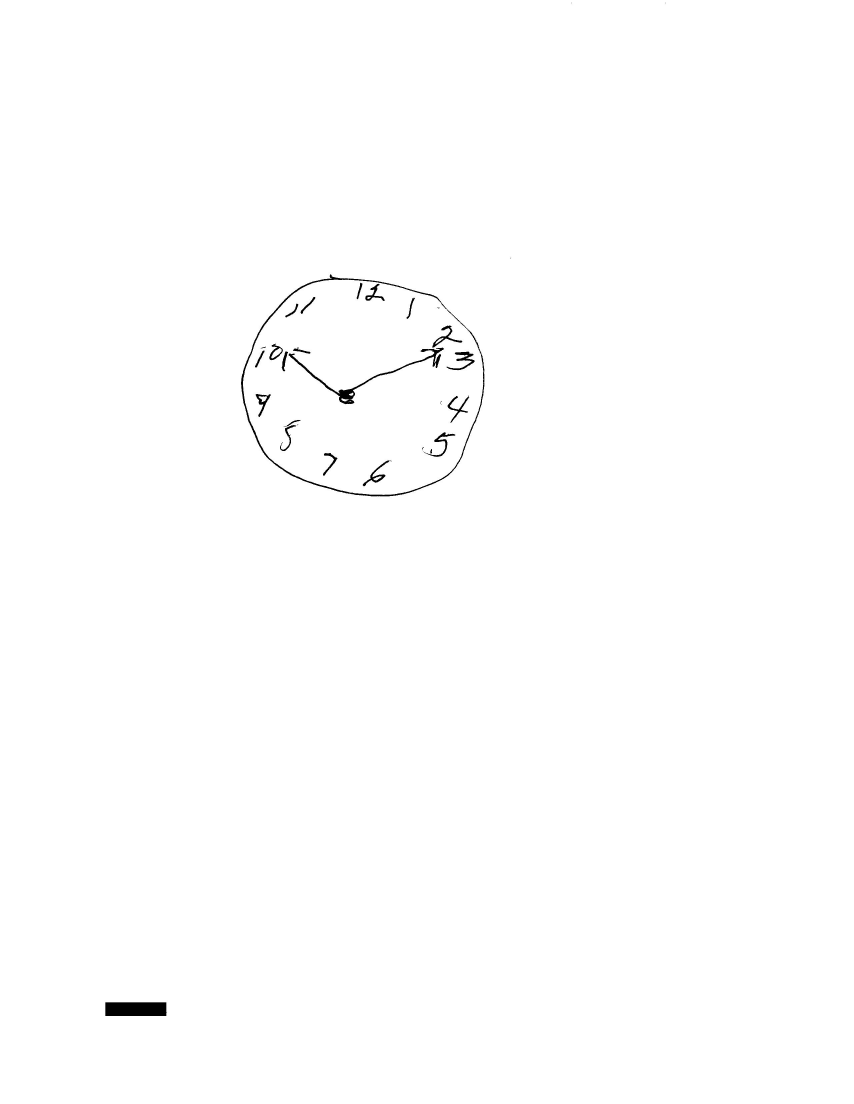
#> input picture backend/dataset/test/R10_10005238_png.rf.675a673beff61dd641b32f8c3d03130c.jpg, 2560 x 3312 px (shown at 1/3 size)
$ python -i preprocess_images.py   (imports and definitions only)
#> lines starting #> are read from the running program, lines starting #| are printed output that depends on the picture; after the words box and inside, x2 and y2 are one past the last pixel; in counts of white or black regions, pixels touching at a corner belong together
import cv2
import numpy as np
import pandas as pd
import os
from tqdm import tqdm  # Para ver la barra de progreso

# 1. Configuración de rutas
ruta_base = r"C:\Users\marco\Desktop\INVESTIGACION\tesis_deterioro_cognitivo\backend\app\controllers\cdt_dataset"
ruta_csv_maestro = os.path.join(ruta_base, "dataset_cdt_maestro.csv")

# Carpeta donde se guardarán las imágenes ya procesadas y limpias
carpeta_salida_img = os.path.join(ruta_base, "imagenes_procesadas_224")
# [4 lines not run here, left out]
# [1 line that did not run here, left out]

# 2. Función Central de Metodología de Preprocesamiento
def procesar_imagen_cdt(ruta_img):
    """
    Aplica la metodología del paper: Grises -> Binarización -> Bounding Box -> Padding -> Resize 224
    """
    # 2.1 Leer en escala de grises
    img = cv2.imread(ruta_img, cv2.IMREAD_GRAYSCALE)
#> img is the input picture: shape (3312, 2560); min 0, max 255, mean 254
    if img is None:
        return None

    # 2.2 Binarización de Otsu (Fondo negro, trazo blanco)
    # THRESH_BINARY_INV hace que el papel blanco sea 0 (negro) y la tinta oscura sea 255 (blanco)
    _, umbral = cv2.threshold(img, 0, 255, cv2.THRESH_BINARY_INV + cv2.THRESH_OTSU)
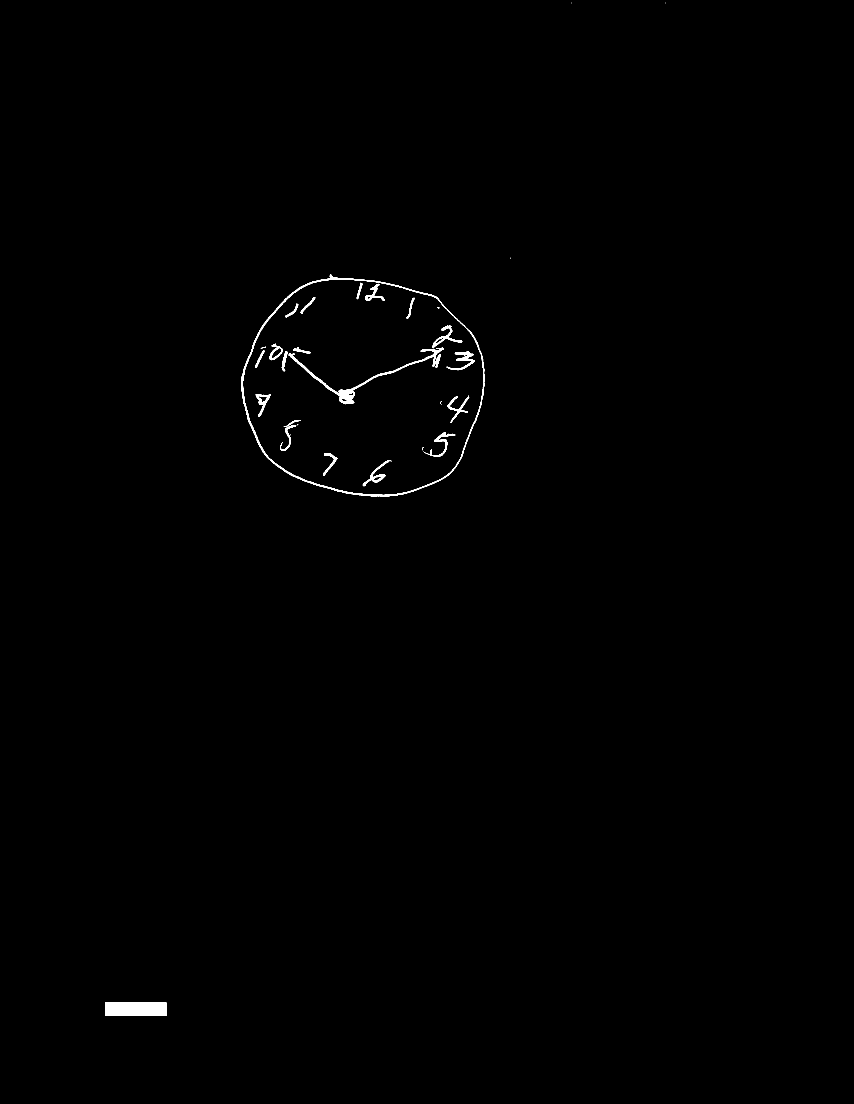
#> umbral: shape (3312, 2560) (shown at 1/3 size); 0.39% white; 30 white regions (7 under 20 px)

    # 2.3 Encontrar contornos para detectar dónde está el dibujo
    contornos, _ = cv2.findContours(umbral, cv2.RETR_EXTERNAL, cv2.CHAIN_APPROX_SIMPLE)
#> contornos = 5 contours, 3 with area under 20; largest, box (x1, y1, x2, y2) and area: (723, 823, 1453, 1489) 378638, (316, 3007, 500, 3048) 7282

    if not contornos:
        # Si la hoja estaba totalmente en blanco (error de escaneo)
        return cv2.resize(img, (224, 224))

    # 2.4 Calcular el "Bounding Box" gigante que encierre TODOS los trazos
    x_min, y_min = img.shape[1], img.shape[0]
#> x_min = 2560; y_min = 3312
    x_max, y_max = 0, 0

    for c in contornos:
        x, y, w, h = cv2.boundingRect(c)
        x_min, y_min = min(x_min, x), min(y_min, y)
        x_max, y_max = max(x_max, x + w), max(y_max, y + h)
#> this loop made 5 passes
#> (c, x, y, w, h, y_min, x_max) on passes 3 to 5: ([[1531, 773], [1531, 775]], 1531, 773, 1, 3, 773, 1532), ([[1995, 8], [1995, 9]], 1995, 8, 1, 2, 8, 1996), ([[1714, 8], [1715, 9]], 1714, 8, 2, 2, 8, 1996)
#> (x, y, w, h, y_min, x_max) on passes 1 to 2: (316, 3007, 184, 41, 3007, 500), (723, 823, 730, 666, 823, 1453)

    # Añadir un pequeño margen (padding) de seguridad de 10 píxeles para no cortar bordes
    margen = 10
    x_min = max(0, x_min - margen)
#> x_min = 306
    y_min = max(0, y_min - margen)
#> y_min = 0
    x_max = min(img.shape[1], x_max + margen)
#> x_max = 2006
    y_max = min(img.shape[0], y_max + margen)
#> y_max = 3058

    # 2.5 Recortar la imagen aislando solo el dibujo
    img_recortada = umbral[y_min:y_max, x_min:x_max]
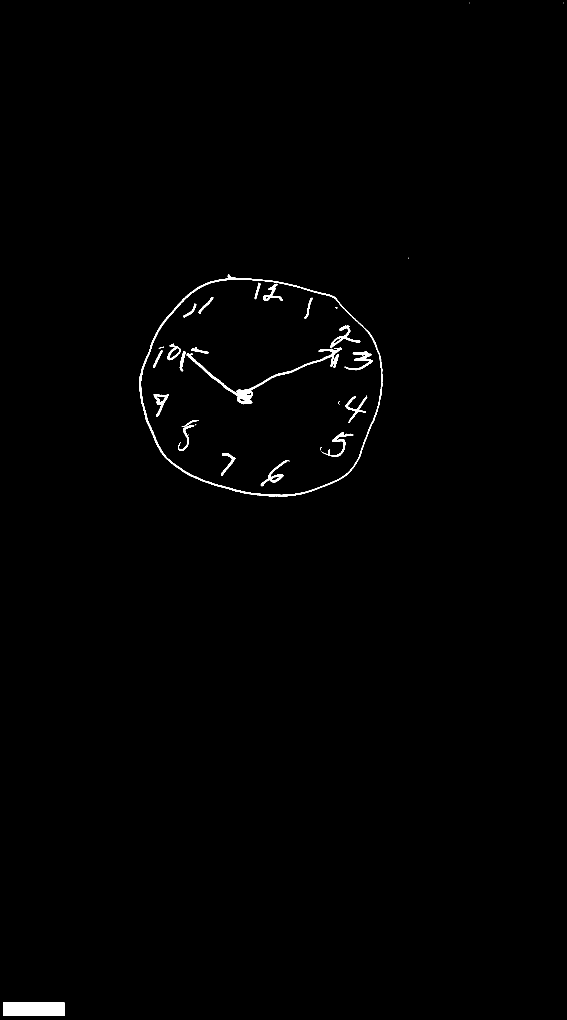
#> img_recortada: shape (3058, 1700) (shown at 1/3 size); 0.64% white; 30 white regions (7 under 20 px), largest, box (x1, y1, x2, y2) and area: (417, 823, 1147, 1489) 8941, (10, 3007, 194, 3048) 7505, (560, 1043, 1025, 1213) 5204

    # 2.6 Hacer la imagen CUADRADA agregando bordes negros (Padding)
    # Esto evita deformar la figura circular del reloj al hacer el resize
    h, w = img_recortada.shape
#> h = 3058; w = 1700
    lado_max = max(h, w)
#> lado_max = 3058

    pad_h = (lado_max - h) // 2
#> pad_h = 0
    pad_w = (lado_max - w) // 2
#> pad_w = 679

    # Creamos un lienzo negro cuadrado y pegamos el reloj en el centro
    img_cuadrada = cv2.copyMakeBorder(img_recortada, pad_h, lado_max - h - pad_h, pad_w, lado_max - w - pad_w, cv2.BORDER_CONSTANT, value=0)
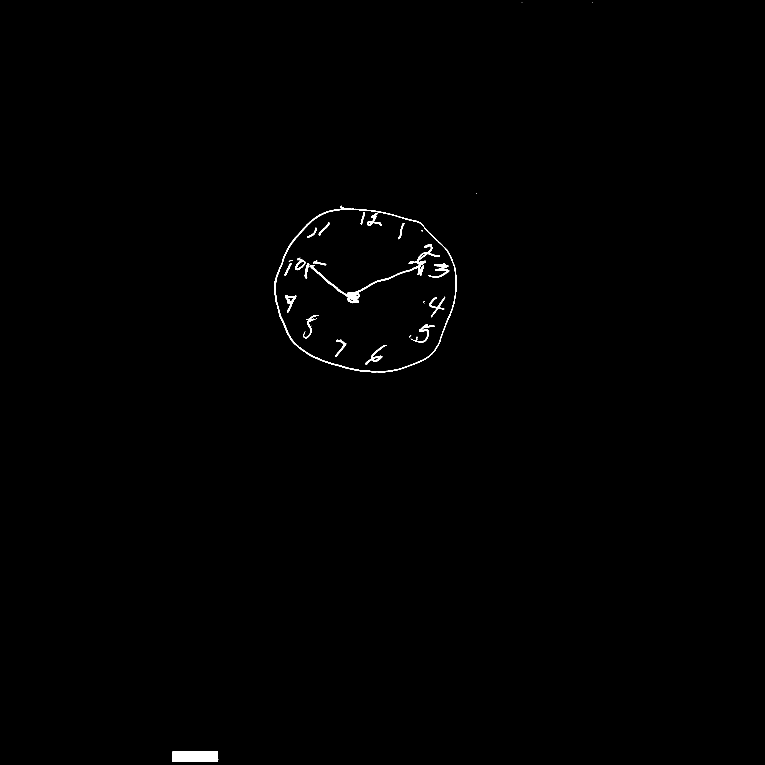
#> img_cuadrada: shape (3058, 3058) (shown at 1/4 size); 0.36% white; 30 white regions (7 under 20 px), largest, box (x1, y1, x2, y2) and area: (1096, 823, 1826, 1489) 8941, (689, 3007, 873, 3048) 7505, (1239, 1043, 1704, 1213) 5204

    # 2.7 Redimensionamiento final para la Red Neuronal
    img_final = cv2.resize(img_cuadrada, (224, 224), interpolation=cv2.INTER_AREA)
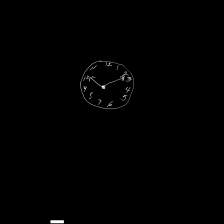
#> img_final: shape (224, 224); min 0, max 255, mean 0.9

    return img_final

# 3. Procesamiento Masivo
nuevas_rutas = []
indices_validos = []

# [24 lines not run here, left out]

# 4. Actualizar el Dataset Maestro
# Nos quedamos solo con los registros de imágenes que sobrevivieron al procesado
# [1 line that did not run here, left out]
# [1 line that did not run here, left out]

ruta_csv_entrenamiento = os.path.join(ruta_base, "dataset_cdt_entrenamiento_224.csv")
# [7 lines not run here, left out]

>>> result = procesar_imagen_cdt('../../dataset/test/R10_10005238_png.rf.675a673beff61dd641b32f8c3d03130c.jpg')

$ run again, on backend/dataset/test/R11_10012042_png.rf.df74565d9ffdf11c2ce5caae989ef06f.jpg
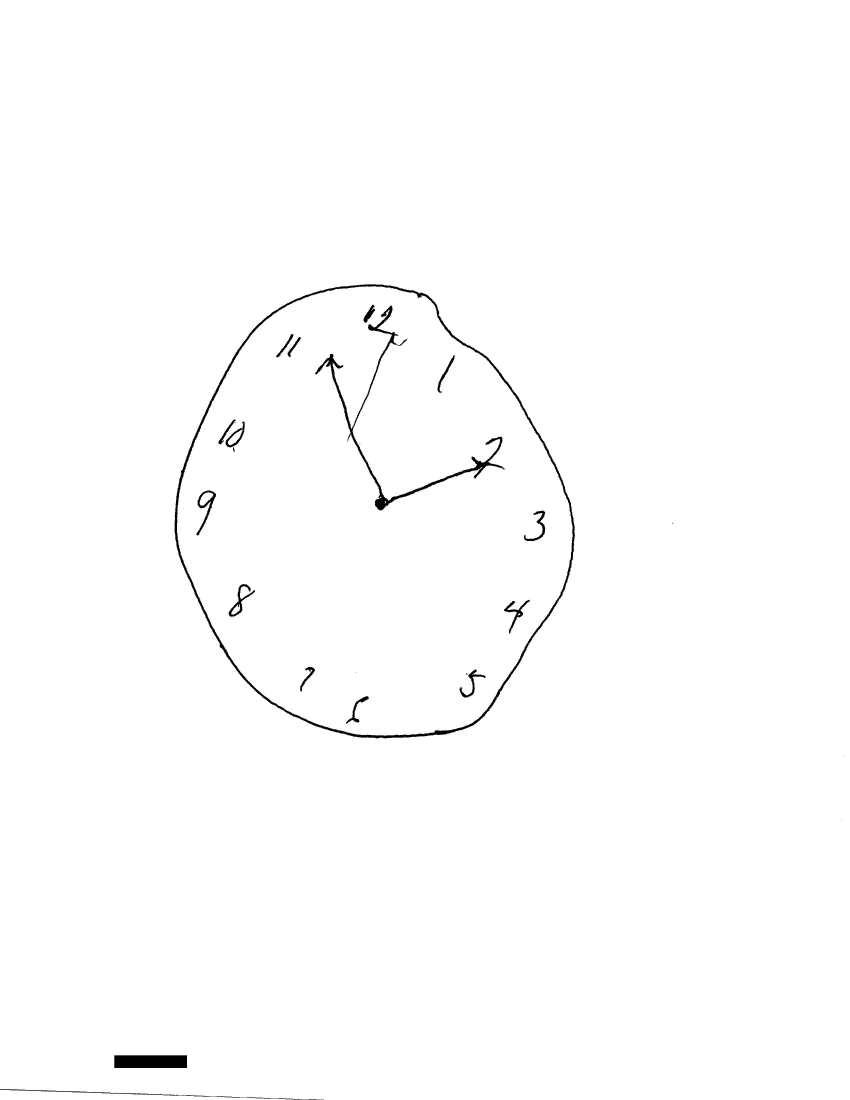
#> input picture backend/dataset/test/R11_10012042_png.rf.df74565d9ffdf11c2ce5caae989ef06f.jpg, 2550 x 3300 px (shown at 1/3 size)
#> in procesar_imagen_cdt, img is the input picture: shape (3300, 2550); min 0, max 255, mean 253.1
#> in procesar_imagen_cdt, `_, umbral = cv2.threshold(img, 0, 255, cv2.THRESH_BINARY_INV + cv2.THR..`:
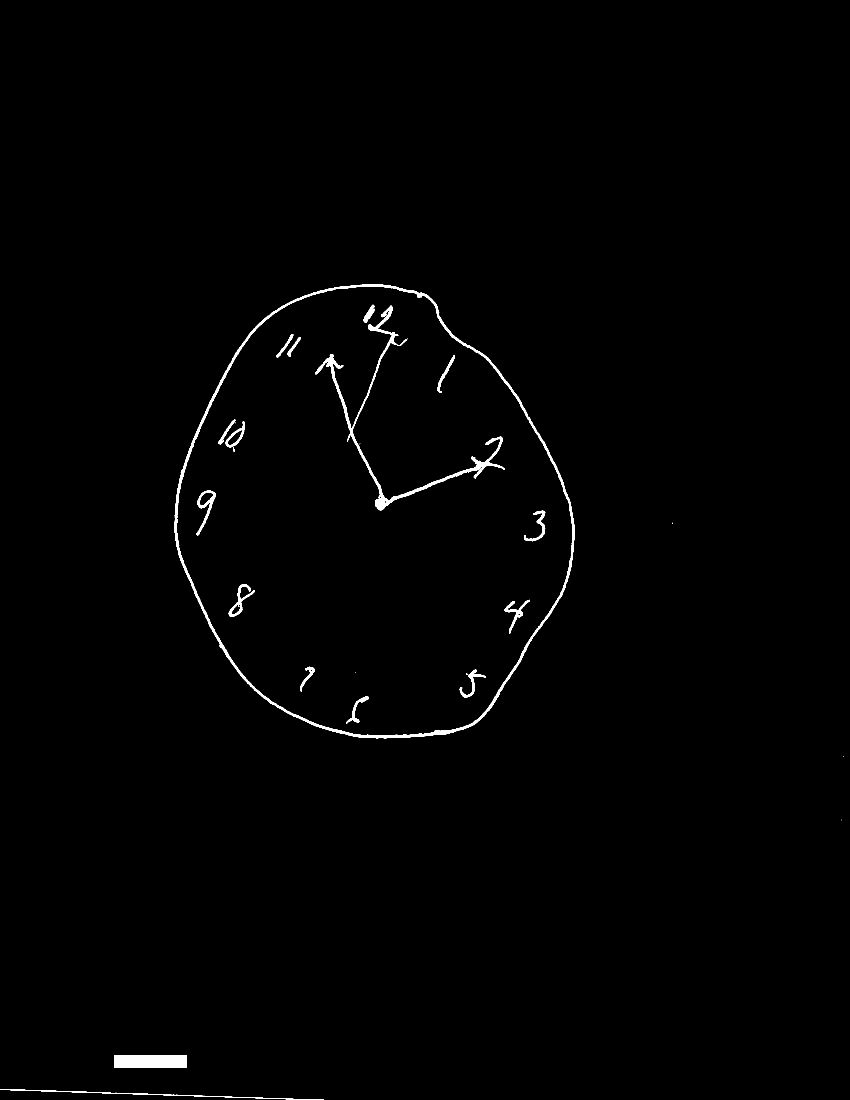
#> umbral: shape (3300, 2550) (shown at 1/3 size); 0.75% white; 25 white regions (7 under 20 px)
#> contornos = 6 contours, 3 with area under 20; largest, box (x1, y1, x2, y2) and area: (523, 853, 1725, 2215) 1221027, (343, 3166, 561, 3204) 8029, (0, 3267, 972, 3300) 912
#> the loop in procesar_imagen_cdt, `for c in contornos:` made 6 passes
#> (c, x, y, w, h, y_min, x_max) on passes 2 to 5: ([[343, 3166], [343, 3203], [560, 3203], [560, 3166]], 343, 3166, 218, 38, 3166, 972), ([[2524, 2459], [2524, 2460]], 2524, 2459, 1, 2, 2459, 2525), ([[2530, 2269], [2530, 2270]], 2530, 2269, 1, 2, 2269, 2531), ([[2018, 1568], [2017, 1569], [2017, 1570], [2018, 1570]], 2017, 1568, 2, 3, 1568, 2531)
#> in procesar_imagen_cdt, `y_min = max(0, y_min - margen)`: y_min = 843
#> in procesar_imagen_cdt, `x_max = min(img.shape[1], x_max + margen)`: x_max = 2541
#> img_recortada: shape (2457, 2541); 1% white; 25 white regions (7 under 20 px), largest, box (x1, y1, x2, y2) and area: (523, 10, 1725, 1372) 26282, (945, 74, 1514, 689) 13323, (343, 2323, 561, 2361) 8284
#> img_cuadrada: shape (2541, 2541); 0.97% white; 25 white regions (7 under 20 px), largest, box (x1, y1, x2, y2) and area: (523, 52, 1725, 1414) 26282, (945, 116, 1514, 731) 13323, (343, 2365, 561, 2403) 8284
#> in procesar_imagen_cdt, `img_final = cv2.resize(img_cuadrada, (224, 224), interpolation=cv2.INT..`:
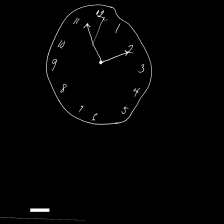
#> img_final: shape (224, 224); min 0, max 255, mean 2.5
